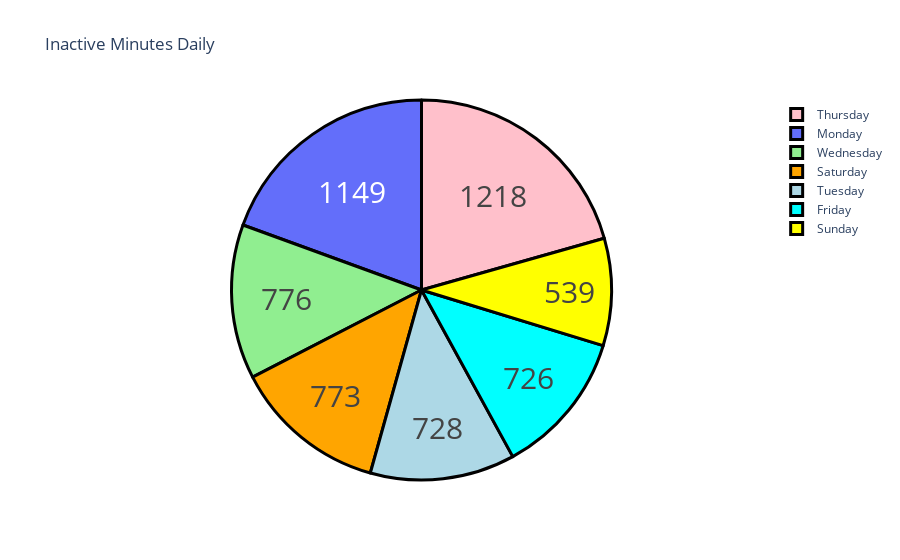

The notebook cell saved with this chart:
### Code cell
# Listar la cantidad de minutos inactivos en cada día de la semana:
day = data["Day"].value_counts()
label = day.index
counts = data["SedentaryMinutes"]
colors = ["lightblue","lightgreen", "pink", "cyan", "orange", "yellow"]

fig = go.Figure(data=[go.Pie(labels=label, values=counts)])
fig.update_layout(title_text='Inactive Minutes Daily')
fig.update_traces(hoverinfo='label+percent', textinfo='value', textfont_size=30,
                  marker=dict(colors=colors, line=dict(color='black', width=3)))
fig.show()

### Figure 1 — Plotly figure (JSON) as saved in the notebook; plotly's stock layout.template omitted (floating-point values rounded to 4 significant figures; data arrays with more than 128 entries replaced by an {"elided": "..."} marker saying what was removed)
{"data": [{"hoverinfo": "label+percent", "labels": ["Tuesday", "Wednesday", "Thursday", "Friday", "Saturday", "Sunday", "Monday"], "marker": {"colors": ["lightblue", "lightgreen", "pink", "cyan", "orange", "yellow"], "line": {"color": "black", "width": 3}}, "textfont": {"size": 30}, "textinfo": "value", "type": "pie", "values": {"elided": "940 int values"}}], "layout": {"title": {"text": "Inactive Minutes Daily"}}}
